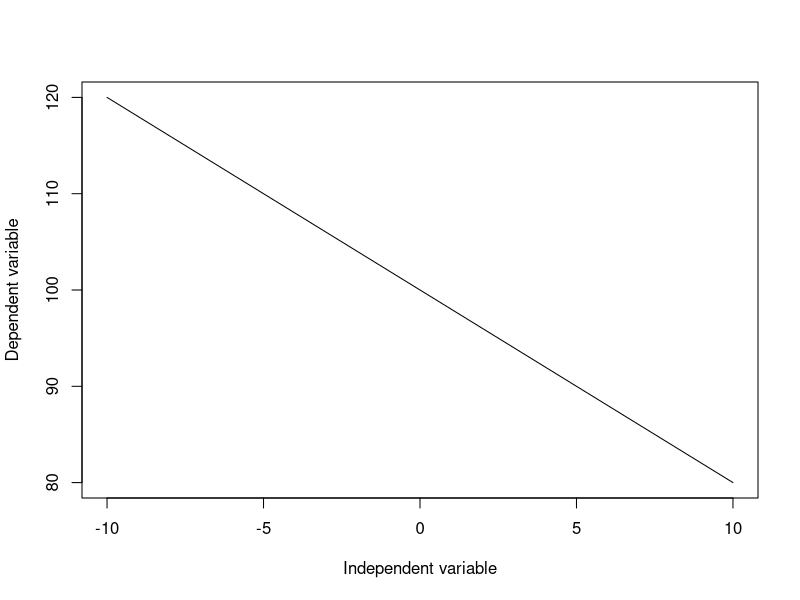

The R script that drew this image:
# here i did the line

x <- -10:10
b <- -2
a <- 100
y <- b*x + a

plot(x, y, xlab= "Independent variable", ylab= "Dependent variable", type = "l")
